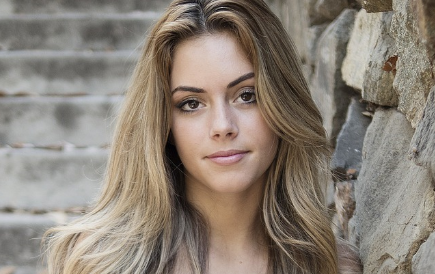
#> input picture eye.png, 435 x 274 px, given in place of the camera
$ python eye-detection-webcam.py
#> lines starting #> are read from the running program, lines starting #| are printed output that depends on the picture
# 1. Kullanacağımız kütüphaneyi çalışmamıza dahil edelim.
import cv2


# 2. Bilgisayarınızın kamerası için üç nokta yerine '0' yazınız.
vid = cv2.VideoCapture(0)

# 3. Kullanacağımız cascade dosyalarını çalışmamıza dahil edelim.
face_cascade = cv2.CascadeClassifier("frontalface.xml")
eye_cascade = cv2.CascadeClassifier("eye.xml")

#4. Sonsuz bir döngü ile her kareyi(frame) tek tek inceleyelim.
while True:
    # 5. Her kareyi tek tek okuyalım.
    ret, frame = vid.read()
#> frame is the input picture: shape (274, 435, 3); mean B, G, R 119.3, 130, 140.1
    frame = cv2.flip(frame,1)
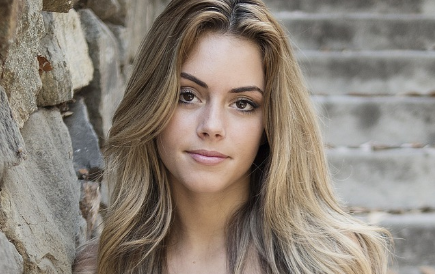
#> frame: shape (274, 435, 3); mean B, G, R 119.3, 130, 140.1
    frame = cv2.resize(frame,(480,360))
#> frame: shape (360, 480, 3)

    # 6. Haar-like özellikleri kolay algılayabilmek için her bir kareyi boz(gri) tonlara çevirelim.
    gray = cv2.cvtColor(frame, cv2.COLOR_BGR2GRAY)
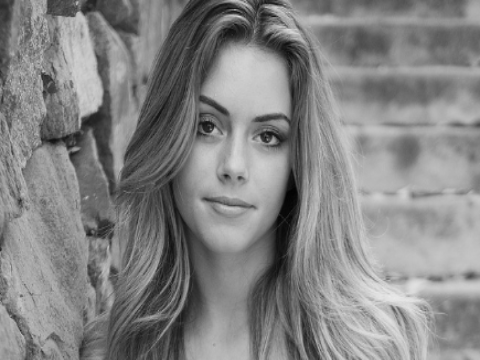
#> gray: shape (360, 480); min 2, max 234, mean 131.7

    # 7. Şimdi de cascade dosyamızı kullanarak her bir kare üzerindeki yüzlerin koordinarlarını bulalım.
    faces = face_cascade.detectMultiScale(gray)
#> faces = [[177, 216, 101, 101], [154, 72, 163, 163]]

    # 7. "faces" değişkeninde tuttuğumuz koordinatları kullanarak yüzleri dikdörtgen içerisine alalım.
    for (x,y,w,h) in faces:
        cv2.rectangle(frame,(x,y),(x+w,y+h),(0,255,0),3)

        # Şimdi de, bulduğum yüzler içinde göz arayacağım.
        roi_gray = gray[y:y+h, x:x+w]
        roi_frame = frame[y:y+h, x:x+w]

        # eye cascade dosyasını kullanarak gözlerin koordinatlarını bulalım.
        eyes = eye_cascade.detectMultiScale(roi_gray)

        # bu koordinatlara dikdörtgen çizelim.
        for (ex,ey,ew,eh) in eyes:
            cv2.rectangle(roi_frame,(ex,ey),(ex+ew,ey+eh),(0,0,255),2)
#> this loop made 2 passes
#> (x, y, w, h, eyes) on pass 2: (154, 72, 163, 163, [[35, 36, 40, 40], [93, 45, 41, 41], [63, 90, 31, 31]])
#> pass 1, `roi_gray = gray[y:y+h, x:x+w]`:
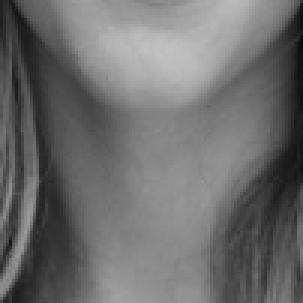
#> roi_gray: shape (101, 101) (shown 3 times larger); min 10, max 194, mean 109
#> pass 1, `roi_frame = frame[y:y+h, x:x+w]`:
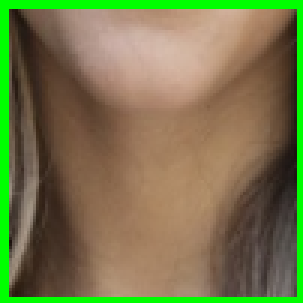
#> roi_frame: shape (101, 101, 3) (shown 3 times larger); mean B, G, R 75.4, 118.8, 118.9
#> pass 2, `roi_gray = gray[y:y+h, x:x+w]`:
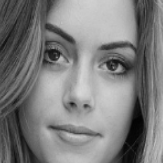
#> roi_gray: shape (163, 163); min 2, max 215, mean 124.7
#> after the loop:
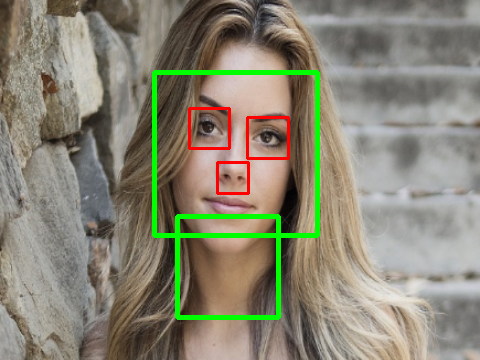
#> frame: shape (360, 480, 3); mean B, G, R 115.5, 133.3, 136.9
#> after the loop:
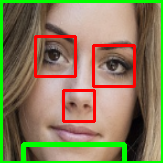
#> roi_frame: shape (163, 163, 3); mean B, G, R 90, 124.8, 136.4

    # 8. İşlediğimiz kareleri görelim.
    cv2.imshow('video',frame)

    # 9. Programı kapatacak kodu yazalım.
    if cv2.waitKey(5) & 0xFF == ord('q'):
#> (key q is pressed here)
        break

# 10. Son olarak videoyu serbest bırakalım.
vid.release()
cv2.destroyAllWindows()
